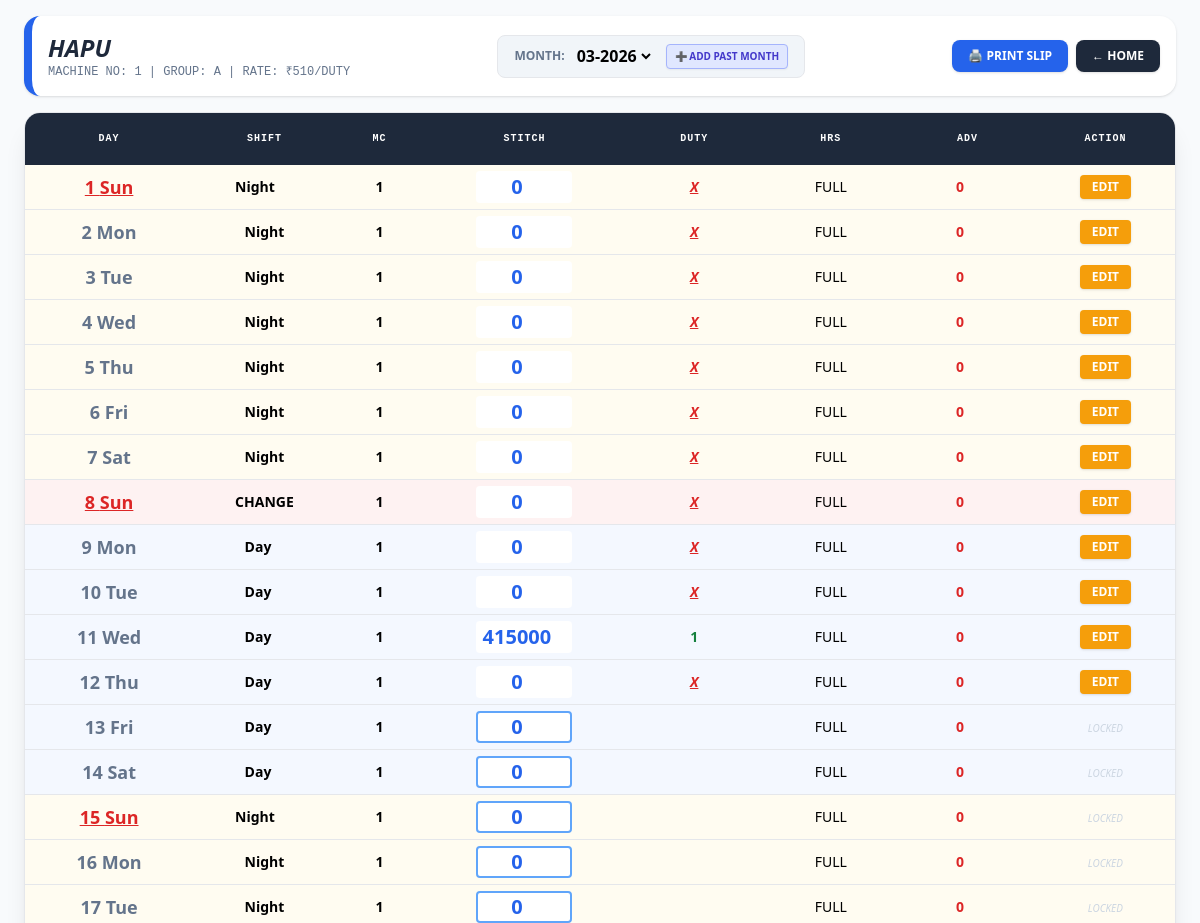
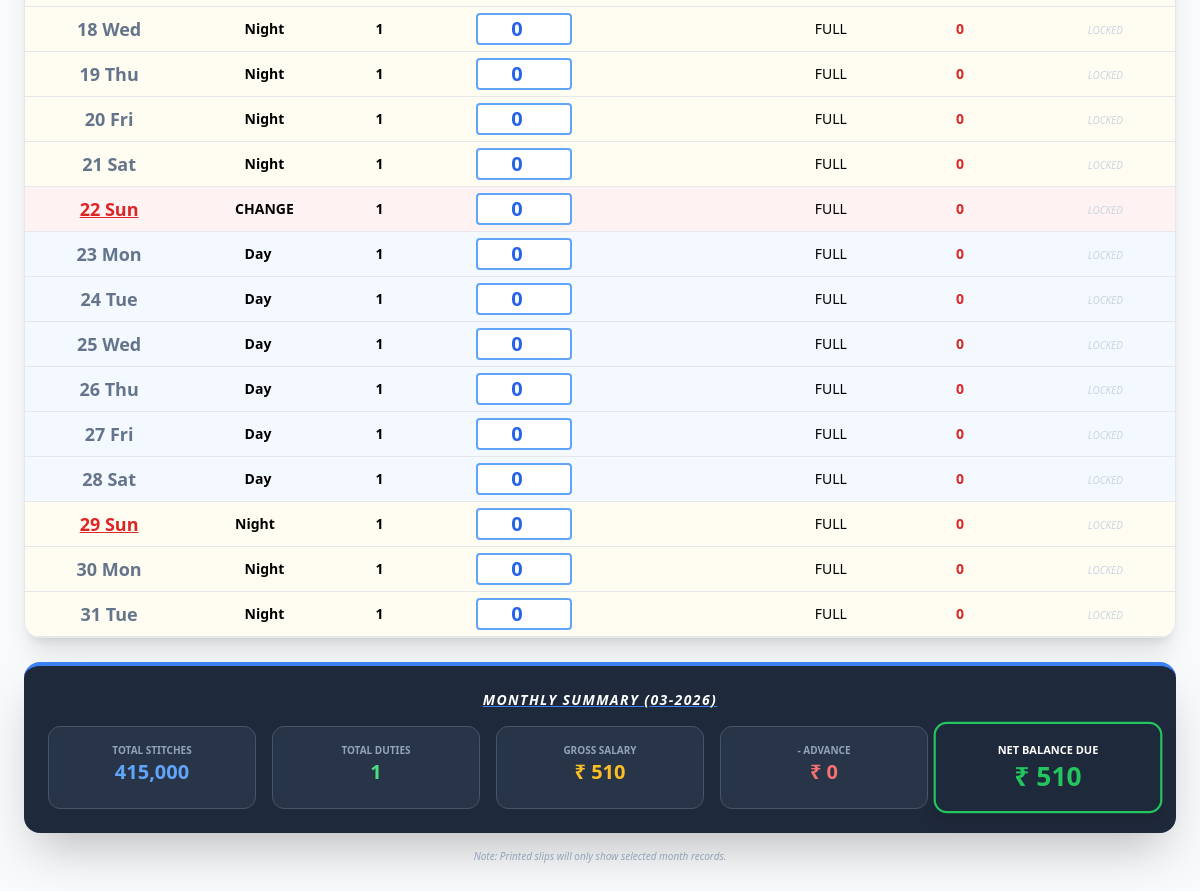
The page /notebook/1 on the database its author committed (2 pictures, top to bottom).
### models.py (models this page shows)
class Labour(Base):
    __tablename__ = 'labours'
    id = Column(Integer, primary_key=True)
    name = Column(String, unique=True)
    group = Column(String)
    home_mc = Column(String)
    wage_rate = Column(Integer, default=0)
    last_increment_month = Column(String, default="") # NEW FEATURE: Tracks monthly increment

class DailyEntry(Base):
    __tablename__ = 'entries'
    id = Column(Integer, primary_key=True)
    labour_id = Column(Integer)
    day_number = Column(Integer)
    day_name = Column(String)
    month_year = Column(String)
    shift = Column(String)
    mc_no = Column(String)
    stitch = Column(Integer, default=0)
    duty = Column(String, default="")
    advance = Column(Integer, default=0)
    hours = Column(String, default="FULL")
    manual_shift = Column(Integer, default=0)

### app.py (the view)
@app.route('/notebook/<int:lid>')
def notebook(lid):
    s = Session()
    labour = s.query(Labour).get(lid)
    if not labour: return redirect('/')
    now = datetime.now()
    m_y = request.args.get('m', now.strftime("%m-%Y"))
    req_month, req_year = map(int, m_y.split('-'))
    is_current_month = (m_y == now.strftime("%m-%Y"))
    if is_current_month: current_day = now.day
    else: current_day = 32 if date(req_year, req_month, 1) < now.date() else 0
    days_count = calendar.monthrange(req_year, req_month)[1]
    for d in range(1, days_count + 1):
        exists = s.query(DailyEntry).filter_by(labour_id=lid, day_number=d, month_year=m_y).first()
        if not exists:
            s.add(DailyEntry(labour_id=lid, day_number=d, day_name=date(req_year, req_month, d).strftime("%a"),
                             month_year=m_y, shift=get_mirrored_shift(labour.group, d, m_y), mc_no=labour.home_mc))
        elif exists.manual_shift == 0:
            exists.shift = get_mirrored_shift(labour.group, d, m_y)
    s.commit()
    entries = s.query(DailyEntry).filter_by(labour_id=lid, month_year=m_y).order_by(DailyEntry.day_number).all()
    available_months = [e[0] for e in s.query(DailyEntry.month_year).filter_by(labour_id=lid).distinct().all()]
    if m_y not in available_months: available_months.append(m_y)
    available_months.sort(key=lambda x: datetime.strptime(x, "%m-%Y"), reverse=True)
    s.close()
    return render_template('notebook.html', labour=labour, entries=entries, now_day=current_day, available_months=available_months, current_m_y=m_y)

### templates/notebook.html (shortened to what this page needs)
<!DOCTYPE html>
<html lang="en">
<head>
    <script src="https://cdn.tailwindcss.com"></script>
</head>
<body class="bg-slate-50 p-4 font-sans relative">
    <div class="max-w-6xl mx-auto">
        <div class="flex justify-between items-center mb-4 bg-white p-4 rounded-2xl shadow border-l-8 border-blue-600">
            <div>
                <h2 class="font-black text-slate-800 uppercase italic text-2xl">{{labour.name}}</h2>
                <p class="text-xs font-mono text-slate-500 uppercase">Machine No: {{labour.home_mc}} | Group: {{labour.group}} | Rate: ₹{{labour.wage_rate}}/Duty</p>
            </div>
            <div class="no-print bg-slate-100 px-4 py-2 rounded-lg border flex items-center">
                <span class="text-xs font-bold text-slate-500 mr-2">MONTH:</span>
                <select onchange="window.location.href='/notebook/{{labour.id}}?m=' + this.value" class="font-bold bg-transparent outline-none cursor-pointer">
                    {% for m in available_months %}
                        <option value="{{m}}" {{ 'selected' if m == current_m_y }}>{{m}}</option>
                    {% endfor %}
                </select>
                <button onclick="loadCustomMonth()" class="bg-indigo-100 text-indigo-700 hover:bg-indigo-200 border border-indigo-300 text-[10px] font-black px-2 py-1 rounded ml-3 uppercase shadow-sm transition-colors">
                    ➕ Add Past Month
                </button>
            </div>
            <div class="flex gap-2 no-print">
                <button onclick="window.print()" class="bg-blue-600 text-white px-4 py-2 rounded-lg text-xs font-bold shadow hover:bg-blue-700 uppercase flex items-center gap-2">
                    🖨️ Print Slip
                </button>
                <a href="/" class="bg-slate-800 text-white px-4 py-2 rounded-lg text-xs font-bold shadow hover:bg-black transition-all uppercase">← Home</a>
            </div>
        </div>
        <div class="bg-white rounded-2xl shadow-xl overflow-hidden border">
            <table class="w-full text-center border-collapse text-sm">
                <tr class="bg-slate-800 text-white text-[10px] uppercase tracking-widest font-mono">
                    <th class="p-4">Day</th><th>Shift</th><th>MC</th><th>Stitch</th><th>Duty</th><th>Hrs</th><th>Adv</th><th class="no-print">Action</th>
                </tr>
                {% for r in entries %}
                <form action="/update/{{r.id}}" method="POST" id="form-{{r.id}}">
                <tr class="{{ 'bg-amber-50/70' if r.shift == 'Night' else 'bg-blue-50/70' if r.shift == 'Day' else 'bg-red-50' }} border-b hover:bg-white transition-colors">
                    <td class="p-2 font-black text-lg {{'text-red-600 font-bold underline' if r.day_name=='Sun' else 'text-slate-500'}}">{{r.day_number}} {{r.day_name}}</td>
                    {% set is_saved = (r.duty != "") %}
                    {% set is_future = (r.day_number > now_day) %}
                    <td>
                        <select name="shift" {{ 'disabled' if is_saved }} class="editable-{{r.id}} bg-transparent font-bold p-1 disabled:opacity-100 appearance-none">
                            <option {{'selected' if r.shift=='Day'}}>Day</option>
                            <option {{'selected' if r.shift=='Night'}}>Night</option>
                            {% if r.day_name == 'Sun' %}
                            <option {{'selected' if r.shift=='CHANGE'}} class="text-red-600 font-bold">CHANGE</option>
                            {% endif %}
                        </select>
                    </td>
                    <td><input type="text" name="mc" value="{{r.mc_no}}" {{ 'readonly' if is_saved }} class="editable-{{r.id}} w-10 text-center bg-transparent font-bold outline-none"></td>
                    <td><input type="number" name="stitch" value="{{r.stitch}}" {{ 'readonly' if is_saved }} class="editable-{{r.id}} w-24 text-center border-2 {{ 'border-blue-400 bg-white' if not is_saved else 'border-transparent' }} rounded font-black text-blue-600 text-xl outline-none"></td>
                    <td>
                        <input type="text" name="duty" value="{{ r.duty }}" readonly
                        class="w-16 text-center font-black {{'text-red-600 underline italic' if r.duty=='X' else 'text-green-700'}} bg-transparent">
                    </td>
                    <td><input type="text" name="hours" value="{{r.hours}}" {{ 'readonly' if is_saved }} class="editable-{{r.id}} w-16 text-center bg-transparent outline-none"></td>
                    <td><input type="number" name="adv" value="{{r.advance}}" {{ 'readonly' if is_saved }} class="editable-{{r.id}} w-16 text-center text-red-600 font-bold bg-transparent outline-none"></td>
                    <td class="p-2 no-print">
                        {% if is_future %}
                            <span class="text-slate-300 italic text-[10px]">LOCKED</span>
                        {% elif is_saved or r.day_number < now_day %}
                            <div class="flex gap-2 justify-center">
                                <button type="button" onclick="enableEditing('{{r.id}}')" id="edit-btn-{{r.id}}" class="bg-amber-500 text-white px-3 py-1 rounded shadow hover:bg-amber-600 font-bold text-xs uppercase">Edit</button>
                            </div>
                        {% else %}
                            <button type="submit" class="bg-green-600 text-white px-3 py-1 rounded shadow hover:bg-green-700 font-bold text-xs uppercase">Save</button>
                        {% endif %}
                    </td>
                </tr>
                </form>
                {% endfor %}
            </table>
        </div>
        <div class="mt-6 mb-10">
            <div class="bg-slate-800 rounded-2xl p-6 shadow-2xl border-t-4 border-blue-500">
                <h3 class="text-white font-black uppercase italic mb-4 tracking-widest text-sm text-center underline decoration-blue-500">Monthly Summary ({{current_m_y}})</h3>
                {% set total_stitch = namespace(value=0) %}
                {% set total_advance = namespace(value=0) %}
                {% set max_duty = namespace(value=0) %}
                {% for r in entries %}
                    {% set total_stitch.value = total_stitch.value + (r.stitch | int) %}
                    {% set total_advance.value = total_advance.value + (r.advance | int) %}
                    {% if r.duty.isdigit() %}
                        {% if r.duty | int > max_duty.value %}
                            {% set max_duty.value = r.duty | int %}
                        {% endif %}
                    {% endif %}
                {% endfor %}
                <div class="grid grid-cols-5 gap-4 text-center">
                    <div class="bg-slate-700/50 p-4 rounded-xl border border-slate-600">
                        <p class="text-slate-400 text-[10px] font-bold uppercase">Total Stitches</p>
                        <p class="text-blue-400 text-xl font-black">{{ "{:,}".format(total_stitch.value) }}</p>
                    </div>
                    <div class="bg-slate-700/50 p-4 rounded-xl border border-slate-600">
                        <p class="text-slate-400 text-[10px] font-bold uppercase">Total Duties</p>
                        <p class="text-green-400 text-xl font-black">{{ max_duty.value }}</p>
                    </div>
                    <div class="bg-slate-700/50 p-4 rounded-xl border border-slate-600">
                        <p class="text-slate-400 text-[10px] font-bold uppercase">Gross Salary</p>
                        <p class="text-amber-400 text-xl font-black">₹ {{ "{:,}".format(max_duty.value * labour.wage_rate) }}</p>
                    </div>
                    <div class="bg-slate-700/50 p-4 rounded-xl border border-slate-600">
                        <p class="text-slate-400 text-[10px] font-bold uppercase">- Advance</p>
                        <p class="text-red-400 text-xl font-black">₹ {{ "{:,}".format(total_advance.value) }}</p>
                    </div>
                    <div class="bg-slate-800 p-4 rounded-xl border-2 border-green-500 shadow-lg scale-110 z-10">
                        <p class="text-white text-[10px] font-bold uppercase">Net Balance Due</p>
                        <p class="text-green-500 text-2xl font-black">₹ {{ "{:,}".format((max_duty.value * labour.wage_rate) - total_advance.value) }}</p>
                    </div>
                </div>
            </div>
            <p class="text-[10px] text-slate-400 mt-4 italic text-center no-print">Note: Printed slips will only show selected month records.</p>
        </div>
    </div>
</body>
</html>

### rows shown on the page
Labour: name "HAPU", home_mc "1", group "A", wage_rate "510", id "03-2026", max_duty.value*labour.wage_rate "510", (max_duty.value*labour.wage_rate)-total_advance.value "510"
DailyEntry: day_number "1", day_name "Sun", shift "Night", mc "1", stitch "0", duty "X", hours "FULL", adv "0"
DailyEntry: day_number "2", day_name "Mon", shift "Night", mc "1", stitch "0", duty "X", hours "FULL", adv "0"
DailyEntry: day_number "3", day_name "Tue", shift "Night", mc "1", stitch "0", duty "X", hours "FULL", adv "0"
DailyEntry: day_number "4", day_name "Wed", shift "Night", mc "1", stitch "0", duty "X", hours "FULL", adv "0"
DailyEntry: day_number "5", day_name "Thu", shift "Night", mc "1", stitch "0", duty "X", hours "FULL", adv "0"
DailyEntry: day_number "6", day_name "Fri", shift "Night", mc "1", stitch "0", duty "X", hours "FULL", adv "0"
DailyEntry: day_number "7", day_name "Sat", shift "Night", mc "1", stitch "0", duty "X", hours "FULL", adv "0"
DailyEntry: day_number "8", day_name "Sun", shift "CHANGE", mc "1", stitch "0", duty "X", hours "FULL", adv "0"
DailyEntry: day_number "9", day_name "Mon", shift "Day", mc "1", stitch "0", duty "X", hours "FULL", adv "0"
DailyEntry: day_number "10", day_name "Tue", shift "Day", mc "1", stitch "0", duty "X", hours "FULL", adv "0"
DailyEntry: day_number "11", day_name "Wed", shift "Day", mc "1", stitch "415000", duty "1", hours "FULL", adv "0"
DailyEntry: day_number "12", day_name "Thu", shift "Day", mc "1", stitch "0", duty "X", hours "FULL", adv "0"
DailyEntry: day_number "13", day_name "Fri", shift "Day", mc "1", stitch "0", hours "FULL", adv "0", shows "LOCKED"
DailyEntry: day_number "14", day_name "Sat", shift "Day", mc "1", stitch "0", hours "FULL", adv "0", shows "LOCKED"
DailyEntry: day_number "15", day_name "Sun", shift "Night", mc "1", stitch "0", hours "FULL", adv "0", shows "LOCKED"
DailyEntry: day_number "16", day_name "Mon", shift "Night", mc "1", stitch "0", hours "FULL", adv "0", shows "LOCKED"
DailyEntry: day_number "17", day_name "Tue", shift "Night", mc "1", stitch "0", hours "FULL", adv "0", shows "LOCKED"
DailyEntry: day_number "18", day_name "Wed", shift "Night", mc "1", stitch "0", hours "FULL", adv "0", shows "LOCKED"
DailyEntry: day_number "19", day_name "Thu", shift "Night", mc "1", stitch "0", hours "FULL", adv "0", shows "LOCKED"
DailyEntry: day_number "20", day_name "Fri", shift "Night", mc "1", stitch "0", hours "FULL", adv "0", shows "LOCKED"
DailyEntry: day_number "21", day_name "Sat", shift "Night", mc "1", stitch "0", hours "FULL", adv "0", shows "LOCKED"
DailyEntry: day_number "22", day_name "Sun", shift "CHANGE", mc "1", stitch "0", hours "FULL", adv "0", shows "LOCKED"
DailyEntry: day_number "23", day_name "Mon", shift "Day", mc "1", stitch "0", hours "FULL", adv "0", shows "LOCKED"
DailyEntry: day_number "24", day_name "Tue", shift "Day", mc "1", stitch "0", hours "FULL", adv "0", shows "LOCKED"
DailyEntry: day_number "25", day_name "Wed", shift "Day", mc "1", stitch "0", hours "FULL", adv "0", shows "LOCKED"
DailyEntry: day_number "26", day_name "Thu", shift "Day", mc "1", stitch "0", hours "FULL", adv "0", shows "LOCKED"
DailyEntry: day_number "27", day_name "Fri", shift "Day", mc "1", stitch "0", hours "FULL", adv "0", shows "LOCKED"
DailyEntry: day_number "28", day_name "Sat", shift "Day", mc "1", stitch "0", hours "FULL", adv "0", shows "LOCKED"
DailyEntry: day_number "29", day_name "Sun", shift "Night", mc "1", stitch "0", hours "FULL", adv "0", shows "LOCKED"
DailyEntry: day_number "30", day_name "Mon", shift "Night", mc "1", stitch "0", hours "FULL", adv "0", shows "LOCKED"
DailyEntry: day_number "31", day_name "Tue", shift "Night", mc "1", stitch "0", hours "FULL", adv "0", shows "LOCKED"

### other values the page prints
{{ current_m_y }} "03-2026"
{{ "{:,}".format(total_stitch.value) }} "415,000"
{{ max_duty.value }} "1"
{{ "{:,}".format(total_advance.value) }} "0"
